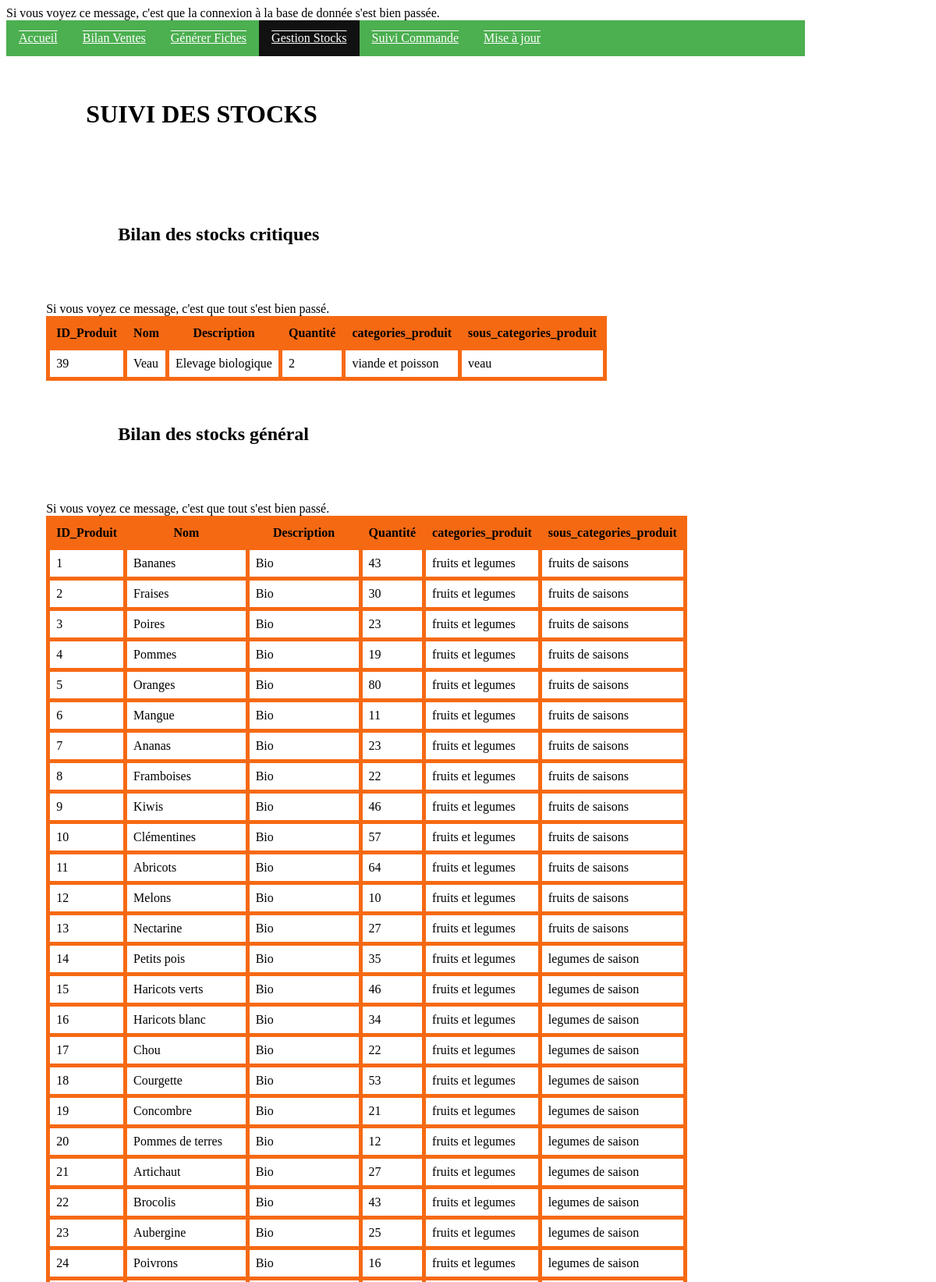
The app's page /BioCal/BioCal/stock.php (upper part) with its own data.
### tables this page shows
CREATE TABLE `produits` (
  `ID_Produit` int(20) NOT NULL,
  `Nom` varchar(50) NOT NULL,
  `Description` varchar(50) NOT NULL,
  `Prix` float NOT NULL,
  `Quantité` int(50) NOT NULL,
  `categories_produit` varchar(50) NOT NULL,
  `sous_categories_produit` varchar(50) NOT NULL,
  `ID_Producteur` int(50) NOT NULL
);

### BioCal/BioCal/stock.php (the view, shortened to what this page needs)
<!DOCTYPE html>
<html lang="fr-FR">
<?php
	$hostname = "localhost";
	$database = "biocal_vf";
	$username = "root";
	$password = "";
	$pdo_options[PDO::ATTR_ERRMODE] = PDO::ERRMODE_EXCEPTION;
	try {
	$bdd = new PDO('mysql:host=' . $hostname . ';dbname=' . $database.';charset=UTF8', $username, $password, $pdo_options);
    }
	catch(PDOException $ex) {
	echo "Si vous voyez ce message, c'est qu'une erreur s'est produite (XAMPP 		n'est pas lancé, le nom de la base de donnée n'est pas bon, vous avez mis 		un mot de passe sur le compte root, etc.<br/>";
        echo "<div 			style='color:red;'>".$ex->getMessage()."
</div>";
    }
?>
<head>
<link rel="stylesheet" type="text/css" href="sourcecode.css">
</head>
<body>
<ul class="menu">
<li class="menu"><a  href="index.php">Accueil</a></li>
<li class="menu"><a  href="bilans.php">Bilan Ventes</a></li>
<li class="menu"><a href="fiches.php">Générer Fiches</a></li>
<li class="menu"><a class="active" href="stock.php">Gestion Stocks</a></li>
<li class="menu"><a href="commandes.php">Suivi Commande</a></li>
<li class="menu"><a href="ajouter.php">Mise à jour</a></li>
</ul>
<div id="global">
<h1>SUIVI DES STOCKS</h1>
</div>
</body>
<div id="container_table">
<div id="contenu">
<h2>Bilan des stocks critiques </h2>
</div>
<?php
	$sql = "SELECT `ID_Produit`, `Nom`, `Description`, `Quantité`, `categories_produit`, `sous_categories_produit` FROM `produits` WHERE `Quantité` < 5";
try {
	$response = $bdd->query($sql);
	$output = $response->fetchAll(PDO::FETCH_ASSOC);
	echo "<br/>Si vous voyez ce message, c'est que tout s'est bien passé.";
    }
	catch (PDOException $ex) {
        echo "Quelque chose s'est mal passé. Est-ce que la table existe bien ?";
	echo "<div style='color:red;'>" . $ex->getMessage() . "</div>";
    }
if(isset($output)) {
echo "<table>";
	for ($ligne = 0; $ligne < count($output); $ligne++) {
	echo "<tr>";
	if ($ligne == 0) {
                foreach ($output[$ligne] as $index => $valeur) {
	echo "<th>";
	echo $index;
	echo "</th>";
                }
	echo "</tr><tr>";
            }
	foreach ($output[$ligne] as $index => $valeur) {
                echo "<td>";
                echo $valeur;
                echo "</td>";
            }
	echo "</tr>";
        }
	echo "</table>";
    }
		else {
        echo "La variable <code>$output</code> n'existe pas encore. Faites les exercices précédents.";
}
?>
<div id="contenu">
<h2>Bilan des stocks général </h2>
</div>
<?php
$sql = "SELECT `ID_Produit`, `Nom`, `Description`, `Quantité`, `categories_produit`, `sous_categories_produit` FROM `produits` WHERE 1";
	try {
		$response = $bdd->query($sql);
		$output = $response->fetchAll(PDO::FETCH_ASSOC);
		echo "<br/>Si vous voyez ce message, c'est que tout s'est bien passé.";
    }
	catch (PDOException $ex) {
        echo "Quelque chose s'est mal passé. Est-ce que la table existe bien ?";
		echo "<div style='color:red;'>" . $ex->getMessage() . "</div>";
    }
if(isset($output)) {
			echo "<table>";
			for ($ligne = 0; $ligne < count($output); $ligne++) {
				echo "<tr>";
					if ($ligne == 0) {
					foreach ($output[$ligne] as $index => $valeur) {
					echo "<th>";
					echo $index;
					echo "</th>";
                }
				echo "</tr><tr>";
            }
				foreach ($output[$ligne] as $index => $valeur) {
				echo "<td>";
				echo $valeur;
				echo "</td>";
            }
			echo "</tr>";
        }
			echo "</table>";
    }
				else {
					echo "La variable <code>$output</code> n'existe pas encore. Faites les exercices précédents.";
    }
?>
</div>

### BioCal/BioCal/sourcecode.css (style rules this page uses)
div { margin: 20px auto; width: 80%; padding: 15px; }
#container_table { background-color: #FFFFFF; padding: 10px; width: 90%; height: auto; }
ul.menu { list-style-type: none; margin: 0; padding: 0; overflow: hidden; background-color: #4CAF50; }
li.menu { float: left; }
li.menu a { display: block; color: white; text-align: center; padding: 14px 16px; text-decoration: underline overline #FFFFFF; }
.active { background-color: #111; }

### BioCal/BioCal/stock.php (style rules this page uses)
table { border-collapse: collapse; }
th { background-color: #F66913; border: 5px solid #F66913; padding: 8px; }
td { border: 5px solid #F66913; padding: 8px; }

### records on screen
produits: ID_Produit "39", Nom "Veau", Description "Elevage biologique", Quantité "2", categories_produit "viande et poisson", sous_categories_produit "veau"
produits: ID_Produit "1", Nom "Bananes", Description "Bio", Quantité "43", categories_produit "fruits et legumes", sous_categories_produit "fruits de saisons"
produits: ID_Produit "2", Nom "Fraises", Description "Bio", Quantité "30", categories_produit "fruits et legumes", sous_categories_produit "fruits de saisons"
produits: ID_Produit "3", Nom "Poires", Description "Bio", Quantité "23", categories_produit "fruits et legumes", sous_categories_produit "fruits de saisons"
produits: ID_Produit "4", Nom "Pommes", Description "Bio", Quantité "19", categories_produit "fruits et legumes", sous_categories_produit "fruits de saisons"
produits: ID_Produit "5", Nom "Oranges", Description "Bio", Quantité "80", categories_produit "fruits et legumes", sous_categories_produit "fruits de saisons"
produits: ID_Produit "6", Nom "Mangue", Description "Bio", Quantité "11", categories_produit "fruits et legumes", sous_categories_produit "fruits de saisons"
produits: ID_Produit "7", Nom "Ananas", Description "Bio", Quantité "23", categories_produit "fruits et legumes", sous_categories_produit "fruits de saisons"
produits: ID_Produit "8", Nom "Framboises", Description "Bio", Quantité "22", categories_produit "fruits et legumes", sous_categories_produit "fruits de saisons"
produits: ID_Produit "9", Nom "Kiwis", Description "Bio", Quantité "46", categories_produit "fruits et legumes", sous_categories_produit "fruits de saisons"
produits: ID_Produit "10", Nom "Clémentines", Description "Bio", Quantité "57", categories_produit "fruits et legumes", sous_categories_produit "fruits de saisons"
produits: ID_Produit "11", Nom "Abricots", Description "Bio", Quantité "64", categories_produit "fruits et legumes", sous_categories_produit "fruits de saisons"
produits: ID_Produit "12", Nom "Melons", Description "Bio", Quantité "10", categories_produit "fruits et legumes", sous_categories_produit "fruits de saisons"
produits: ID_Produit "13", Nom "Nectarine", Description "Bio", Quantité "27", categories_produit "fruits et legumes", sous_categories_produit "fruits de saisons"
produits: ID_Produit "14", Nom "Petits pois", Description "Bio", Quantité "35", categories_produit "fruits et legumes", sous_categories_produit "legumes de saison"
produits: ID_Produit "15", Nom "Haricots verts", Description "Bio", Quantité "46", categories_produit "fruits et legumes", sous_categories_produit "legumes de saison"
produits: ID_Produit "16", Nom "Haricots blanc", Description "Bio", Quantité "34", categories_produit "fruits et legumes", sous_categories_produit "legumes de saison"
produits: ID_Produit "17", Nom "Chou", Description "Bio", Quantité "22", categories_produit "fruits et legumes", sous_categories_produit "legumes de saison"
produits: ID_Produit "18", Nom "Courgette", Description "Bio", Quantité "53", categories_produit "fruits et legumes", sous_categories_produit "legumes de saison"
produits: ID_Produit "19", Nom "Concombre", Description "Bio", Quantité "21", categories_produit "fruits et legumes", sous_categories_produit "legumes de saison"
produits: ID_Produit "20", Nom "Pommes de terres", Description "Bio", Quantité "12", categories_produit "fruits et legumes", sous_categories_produit "legumes de saison"
produits: ID_Produit "21", Nom "Artichaut", Description "Bio", Quantité "27", categories_produit "fruits et legumes", sous_categories_produit "legumes de saison"
produits: ID_Produit "22", Nom "Brocolis", Description "Bio", Quantité "43", categories_produit "fruits et legumes", sous_categories_produit "legumes de saison"
produits: ID_Produit "23", Nom "Aubergine", Description "Bio", Quantité "25", categories_produit "fruits et legumes", sous_categories_produit "legumes de saison"
produits: ID_Produit "24", Nom "Poivrons", Description "Bio", Quantité "16", categories_produit "fruits et legumes", sous_categories_produit "legumes de saison"

### other values on screen
$index "ID_Produit"
$index "Nom"
$index "Description"
$index "Quantité"
$index "categories_produit"
$index "sous_categories_produit"
